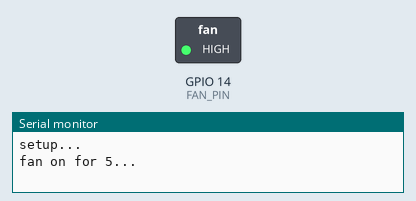
Bench run of a sketch on a simulated ESP32. Parts: switched loads named in the sketch (green lamp = pin HIGH), the last lines printed to the serial monitor.

Above: at 2.5 s.
At 7.5 s:
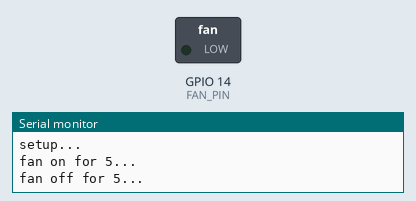
Timing chart, 0 to 13.0 s (numbered marks = the images above):
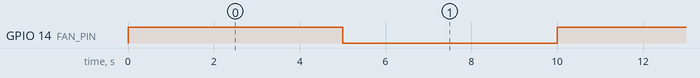

The sketch:

fan-test.ino
```cpp
// will play many audio file formats, mp3,aac,flac etc.
// See github page : https://github.com/schreibfaul1/ESP32-audioI2S

#include "Arduino.h"

#define FAN_PIN 14

void setup() {
  Serial.begin(115200);
  Serial.println("setup...");
  pinMode(FAN_PIN, OUTPUT);
}

void loop()
{
  Serial.println("fan on for 5...");
  digitalWrite(FAN_PIN, HIGH);
  delay(5000);

  Serial.println("fan off for 5...");
  digitalWrite(FAN_PIN, LOW);
  delay(5000);
}
```

Measured:
- by itself, GPIO 14 (FAN_PIN): alternates HIGH for 5.0 s and LOW for 5.0 s
